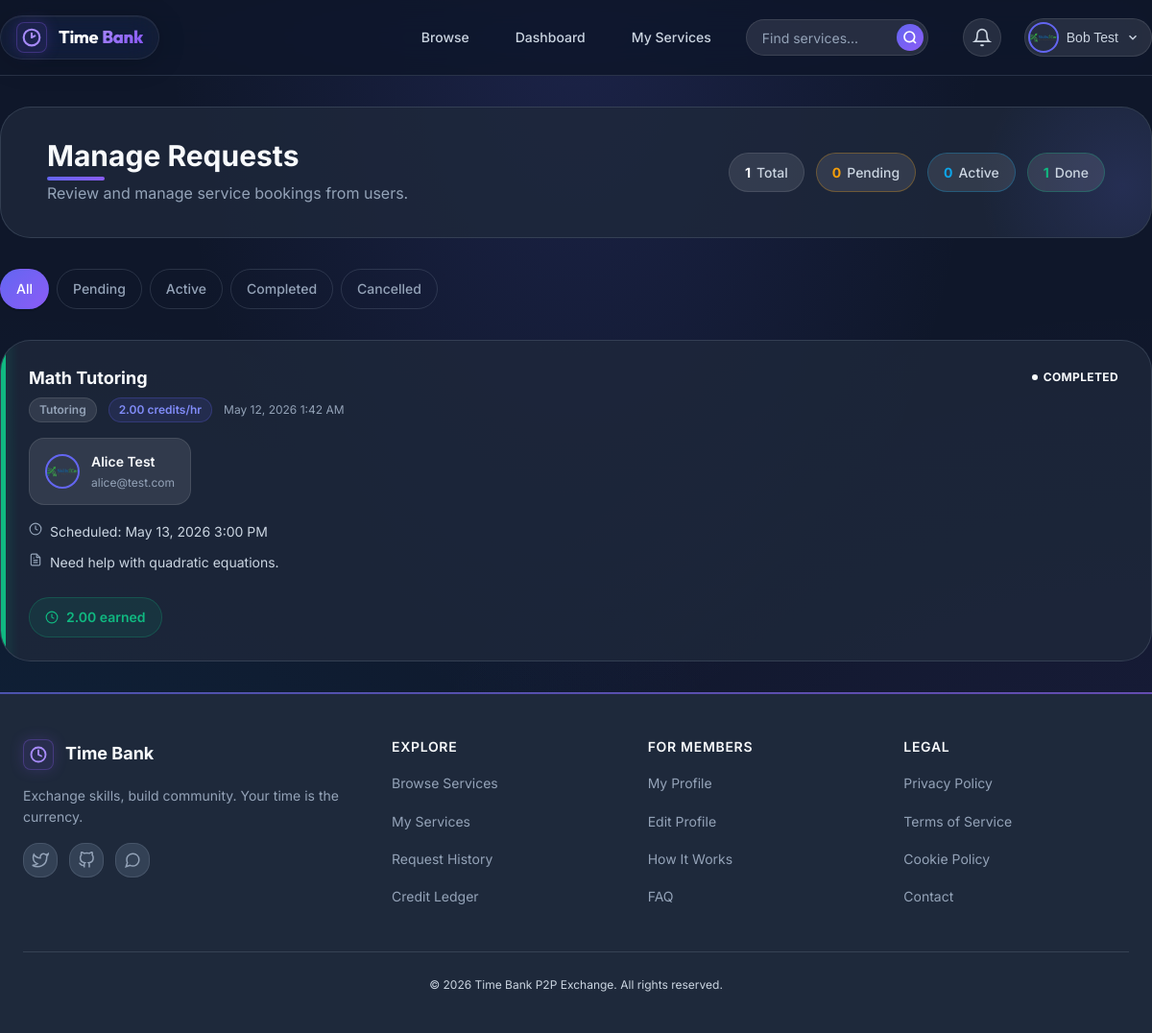
/pages/requests/manage.php (signed in), run on the app's committed database.
### tables this page shows
CREATE TABLE `service_requests` (
  `id` int(11) NOT NULL,
  `service_id` int(11) NOT NULL,
  `requester_id` int(11) NOT NULL,
  `provider_id` int(11) NOT NULL,
  `status` enum('pending','accepted','rejected','in_progress','completed','cancelled') DEFAULT 'pending',
  `scheduled_time` datetime DEFAULT NULL,
  `notes` text DEFAULT NULL,
  `completed_at` datetime DEFAULT NULL,
  `created_at` timestamp NOT NULL DEFAULT current_timestamp()
);

CREATE TABLE `services` (
  `id` int(11) NOT NULL,
  `user_id` int(11) NOT NULL,
  `category_id` int(11) NOT NULL,
  `title` varchar(150) NOT NULL,
  `description` text NOT NULL,
  `credit_rate` decimal(5,2) NOT NULL,
  `availability_status` enum('available','busy','unavailable') DEFAULT 'available',
  `created_at` timestamp NOT NULL DEFAULT current_timestamp(),
  `updated_at` timestamp NOT NULL DEFAULT current_timestamp() ON UPDATE current_timestamp()
);

CREATE TABLE `categories` (
  `id` int(11) NOT NULL,
  `name` varchar(100) NOT NULL,
  `description` text DEFAULT NULL,
  `credit_per_hour` decimal(5,2) NOT NULL,
  `created_at` timestamp NOT NULL DEFAULT current_timestamp()
);

CREATE TABLE `users` (
  `id` int(11) NOT NULL,
  `name` varchar(100) NOT NULL,
  `email` varchar(150) NOT NULL,
  `password` varchar(255) NOT NULL,
  `role` enum('user','provider','admin') DEFAULT 'user',
  `profile_image` varchar(255) DEFAULT 'default-avatar.png',
  `bio` text DEFAULT NULL,
  `skills` text DEFAULT NULL,
  `availability` text DEFAULT NULL,
  `locked_credits` decimal(10,2) DEFAULT 3.00,
  `available_credits` decimal(10,2) DEFAULT 0.00,
  `created_at` timestamp NOT NULL DEFAULT current_timestamp(),
  `updated_at` timestamp NOT NULL DEFAULT current_timestamp() ON UPDATE current_timestamp()
);

### config/functions.php (called while the page is built, shortened)
<?php
function formatCredits($amount) {
    return number_format($amount, 2);
}
function formatDate($date_string) {
    return date('M d, Y g:i A', strtotime($date_string));
}
?>

### pages/requests/manage.php (the view, shortened to what this page needs)
<?php
require_once __DIR__ . '/../../config/functions.php';
$pdo = getDatabaseConnection();
$provider_id = getCurrentUserId();
$status_filter = $_GET['status'] ?? 'all';
$sql = "
    SELECT sr.*, s.title as service_title, s.credit_rate, c.name as category,
           u.name as requester_name, u.profile_image, u.email as requester_email
    FROM service_requests sr
    JOIN services s ON sr.service_id = s.id
    JOIN categories c ON s.category_id = c.id
    JOIN users u ON sr.requester_id = u.id
    WHERE sr.provider_id = ?
";
$params = [$provider_id];
$sql .= " ORDER BY sr.created_at DESC";
$stmt = $pdo->prepare($sql);
$stmt->execute($params);
$requests = $stmt->fetchAll();
$counts = ['all' => 0, 'pending' => 0, 'accepted' => 0, 'completed' => 0];
$countStmt = $pdo->prepare("SELECT status, COUNT(*) FROM service_requests WHERE provider_id = ? GROUP BY status");
$countStmt->execute([$provider_id]);
foreach ($countStmt->fetchAll(PDO::FETCH_KEY_PAIR) as $st => $c) {
    $counts['all'] += $c;
    if ($st === 'accepted' || $st === 'in_progress') {
        $counts['accepted'] += $c;
    } else if (isset($counts[$st])) {
        $counts[$st] = $c;
    }
}
include __DIR__ . '/../../includes/header.php';
?>
<div class="container" style="padding: var(--spacing-xl) 0;">
    <div class="req-page-header">
        <div class="req-page-header-glow"></div>
        <div class="req-page-header-inner">
            <div>
                <h2 style="margin-bottom: var(--spacing-xs);">Manage Requests</h2>
                <p class="text-muted" style="margin:0;">Review and manage service bookings from users.</p>
            </div>
            <div class="req-header-stats">
                <span class="req-stat-pill"><span><?php echo $counts['all']; ?></span> Total</span>
                <span class="req-stat-pill req-pill-warn"><span><?php echo $counts['pending']; ?></span> Pending</span>
                <span class="req-stat-pill req-pill-info"><span><?php echo $counts['accepted']; ?></span> Active</span>
                <span class="req-stat-pill req-pill-success"><span><?php echo $counts['completed']; ?></span> Done</span>
            </div>
        </div>
    </div>
    <div class="req-filter-bar">
        <a href="?status=all" class="req-filter-tab <?php echo $status_filter === 'all' ? 'active' : '';?>">All</a>
        <a href="?status=pending" class="req-filter-tab <?php echo $status_filter === 'pending' ? 'active' : '';?>">Pending</a>
        <a href="?status=accepted" class="req-filter-tab <?php echo $status_filter === 'accepted' ? 'active' : '';?>">Active</a>
        <a href="?status=completed" class="req-filter-tab <?php echo $status_filter === 'completed' ? 'active' : '';?>">Completed</a>
        <a href="?status=cancelled" class="req-filter-tab <?php echo $status_filter === 'cancelled' ? 'active' : '';?>">Cancelled</a>
    </div>
    <?php if (empty($requests)): ?>
        <div class="req-empty-state">
            <div class="req-empty-icon">
                <svg width="48" height="48" viewBox="0 0 24 24" fill="none" stroke="currentColor" stroke-width="1.5"><path d="M22 19a2 2 0 0 1-2 2H4a2 2 0 0 1-2-2V5a2 2 0 0 1 2-2h5l2 3h9a2 2 0 0 1 2 2z"></path></svg>
            </div>
            <h3>No requests found</h3>
            <p class="text-muted"><?php echo $status_filter === 'all' ? 'Service requests will appear here when users book your services.' : 'No ' . $status_filter . ' requests found.'; ?></p>
        </div>
    <?php else: ?>
        <div class="req-list">
            <?php foreach ($requests as $index => $req):
                $statusClass = 'status-' . strtolower($req['status']);
            ?>
                <div class="req-card <?php echo $statusClass; ?>" style="animation-delay: <?php echo 0.05 * $index; ?>s">
                    <div class="req-card-border"></div>
                    <div class="req-card-body">
                        <div class="req-card-top">
                            <div class="req-service-info">
                                <div class="req-service-name"><?php echo htmlspecialchars($req['service_title']); ?></div>
                                <div class="req-service-meta">
                                    <span class="req-category-badge"><?php echo htmlspecialchars($req['category']); ?></span>
                                    <span class="req-rate-chip"><?php echo formatCredits($req['credit_rate']); ?> credits/hr</span>
                                    <span class="req-date"><?php echo formatDate($req['created_at']); ?></span>
                                </div>
                            </div>
                            <span class="service-status <?php echo $statusClass; ?>">
                                <span class="status-dot"></span>
                                <?php echo ucfirst(str_replace('_', ' ', $req['status'])); ?>
                            </span>
                        </div>
                        <div class="req-requester">
                            <img src="<?php echo APP_URL; ?>/uploads/profiles/<?php echo htmlspecialchars($req['profile_image'] ?? 'default-avatar.png'); ?>"
                                 alt=""
                                 class="req-requester-avatar"
                                 onerror="this.src='<?php echo APP_URL; ?>/assets/images/default-avatar.png'">
                            <div class="req-requester-info">
                                <div class="req-requester-name"><?php echo htmlspecialchars($req['requester_name']); ?></div>
                                <div class="req-requester-email"><?php echo htmlspecialchars($req['requester_email']); ?></div>
                            </div>
                        </div>
                        <?php if ($req['scheduled_time'] || !empty($req['notes'])): ?>
                            <div class="req-details">
                                <?php if ($req['scheduled_time']): ?>
                                    <div class="req-detail-row">
                                        <svg width="14" height="14" viewBox="0 0 24 24" fill="none" stroke="currentColor" stroke-width="2"><circle cx="12" cy="12" r="10"></circle><polyline points="12 6 12 12 16 14"></polyline></svg>
                                        <span>Scheduled: <?php echo formatDate($req['scheduled_time']); ?></span>
                                    </div>
                                <?php endif; ?>
                                <?php if (!empty($req['notes'])): ?>
                                    <div class="req-detail-row">
                                        <span><?php echo nl2br(htmlspecialchars($req['notes'])); ?></span>
                                    </div>
                                <?php endif; ?>
                            </div>
                        <?php endif; ?>
                        <div class="req-actions">
                            <?php if ($req['status'] === 'pending'): ?>
                                <form method="POST" action="<?php echo APP_URL; ?>/actions/handle_request.php" style="margin:0; display:flex; gap: var(--spacing-sm);">
                                    <?php include __DIR__ . '/../../includes/csrf.php'; echo csrfField(); ?>
                                    <input type="hidden" name="request_id" value="<?php echo $req['id']; ?>">
                                    <button type="submit" name="action" value="accept" class="btn btn-sm btn-primary req-btn-icon">
                                        <svg width="16" height="16" viewBox="0 0 24 24" fill="none" stroke="currentColor" stroke-width="2.5"><polyline points="20 6 9 17 4 12"></polyline></svg>
                                        Accept
                                    </button>
                                    <button type="submit" name="action" value="reject" class="btn btn-sm btn-outline req-btn-icon">
                                        <svg width="16" height="16" viewBox="0 0 24 24" fill="none" stroke="currentColor" stroke-width="2.5"><line x1="18" y1="6" x2="6" y2="18"></line><line x1="6" y1="6" x2="18" y2="18"></line></svg>
                                        Reject
                                    </button>
                                </form>
                            <?php elseif ($req['status'] === 'completed'): ?>
                                <span class="req-earned-badge">
                                    <svg width="14" height="14" viewBox="0 0 24 24" fill="none" stroke="currentColor" stroke-width="2"><circle cx="12" cy="12" r="10"></circle><polyline points="12 6 12 12 16 14"></polyline></svg>
                                    <?php echo formatCredits($req['credit_rate'] * ($req['actual_hours'] ?? 1)); ?> earned
                                </span>
                            <?php endif; ?>
                        </div>
                    </div>
                </div>
            <?php endforeach; ?>
        </div>
    <?php endif; ?>
</div>
<?php include __DIR__ . '/../../includes/footer.php'; ?>

### data on the page
service_requests: service.title "Math Tutoring", categories.name "Tutoring", service.credit_rate "2.00", created_at "May 12, 2026 1:42 AM", status "COMPLETED", requester.profile_image (placeholder picture), requester.name "Alice Test", requester.email "alice@test.com", scheduled_time "May 13, 2026 3:00 PM", notes "Need help with quadratic equations."

### other printed values
$_SESSION['name'] "Bob Test"
$counts['all'] "1"
$counts['pending'] "0"
$counts['accepted'] "0"
$counts['completed'] "1"
APP_NAME "Time Bank P2P Exchange"
